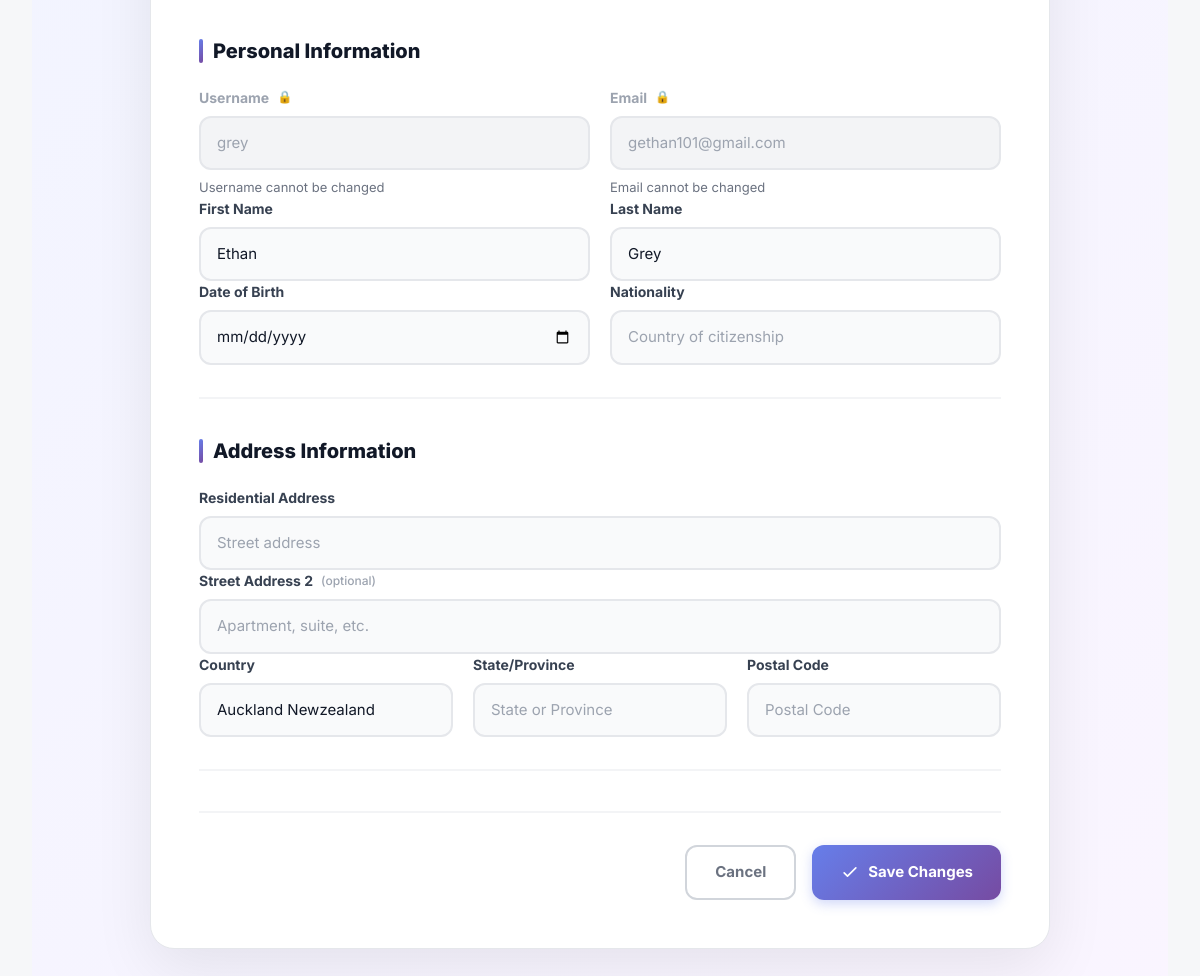
/users/profile/edit/ (signed in, lower part), run on an earlier commit of the app's database.
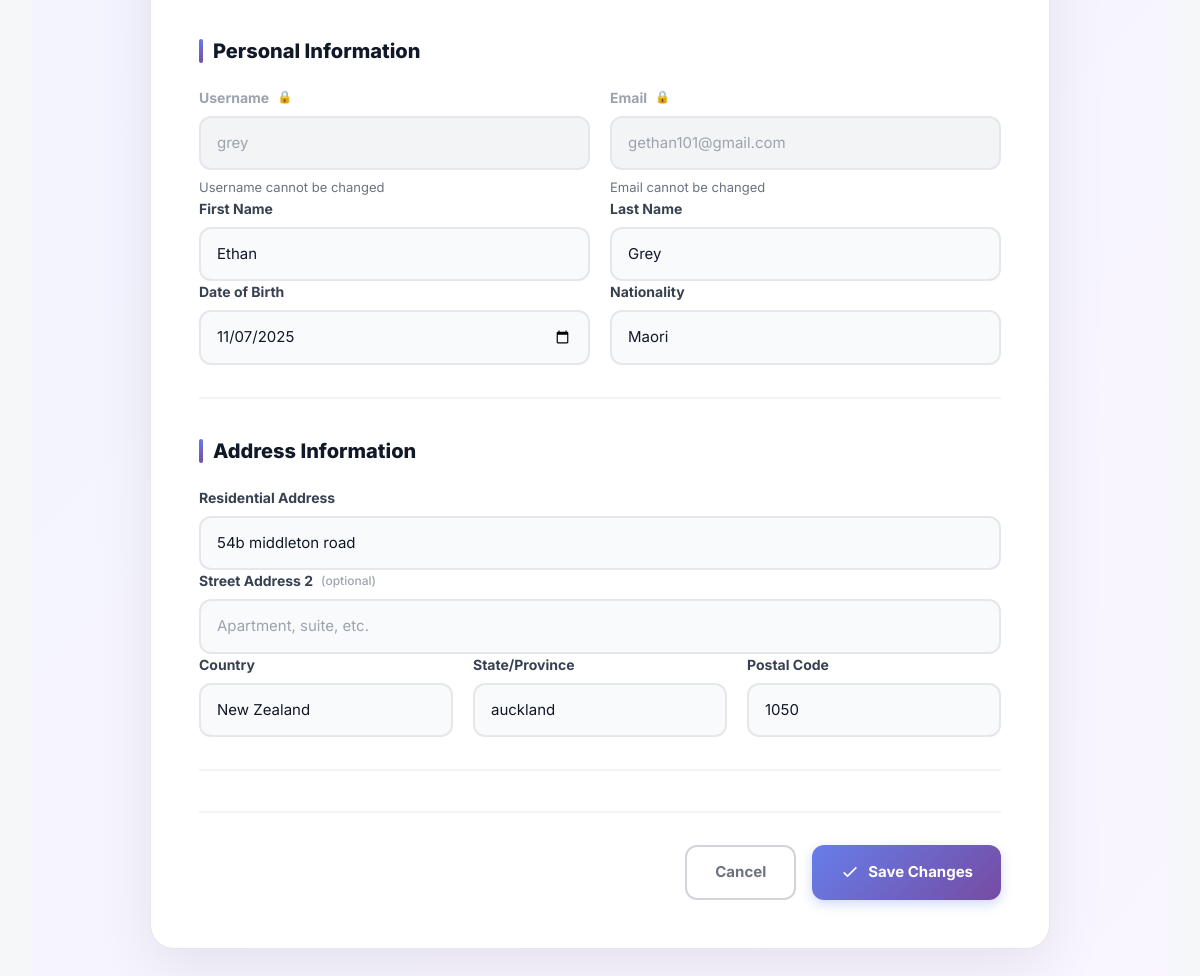
And on a later commit of the database.
### users/models.py (models this page shows, shortened)
class IdentitySubmission(models.Model):
    profile = models.ForeignKey(Profile, on_delete=models.CASCADE, related_name='identity_submissions')
    first_name = models.CharField(max_length=150, blank=True)
    last_name = models.CharField(max_length=150, blank=True)
    dob = models.DateField(blank=True, null=True)
    nationality = models.CharField(max_length=120, blank=True)
    address1 = models.CharField(max_length=255, blank=True)
    address2 = models.CharField(max_length=255, blank=True)
    state = models.CharField(max_length=120, blank=True)
    postal = models.CharField(max_length=40, blank=True)
    country = models.CharField(max_length=120, blank=True)
    created_at = models.DateTimeField(auto_now_add=True)

### users/views.py (the view, shortened to what this page needs)
# urls.py: path('profile/edit/', views.profile_edit, name='profile_edit'),
@login_required
def profile_edit(request):
    profile = get_object_or_404(Profile, user=request.user)
    latest_submission = profile.identity_submissions.order_by('-created_at').first()
    context = {
        'profile': profile,
        'latest_submission': latest_submission,
    }
    return render(request, 'users/profile/profile_edit.html', context)

### skills/templatetags/skills_tags.py (called while the page is built)
@register.simple_tag(takes_context=True)
def pending_trade_offers_count(context):
    request = context.get('request')
    if not request or not request.user.is_authenticated:
        return 0
    return ClassTradeOffer.objects.filter(
        receiver=request.user,
        status=ClassTradeOffer.PENDING
    ).count()

### users/templates/users/profile/profile_edit.html (shortened to what the changed rows need)
{% extends 'base.html' %}
{% block content %}
<div class="edit-profile-page">
    <div class="edit-profile-container">
        <div class="form-wrapper">
            <form method="post" enctype="multipart/form-data" class="profile-form">
                <div class="form-section">
                    <h2 class="section-title">Personal Information</h2>
                    <div class="form-row">
                        <div class="form-group">
                            <label for="id_dob">Date of Birth</label>
                            <input type="date" name="dob" id="id_dob" value="{% if latest_submission.dob %}{{ latest_submission.dob|date:'Y-m-d' }}{% endif %}" class="form-control">
                        </div>
                        <div class="form-group">
                            <label for="id_nationality">Nationality</label>
                            <input type="text" name="nationality" id="id_nationality" value="{% if latest_submission %}{{ latest_submission.nationality }}{% endif %}" class="form-control" placeholder="Country of citizenship">
                        </div>
                    </div>
                </div>
                <div class="form-section">
                    <h2 class="section-title">Address Information</h2>
                    <div class="form-group">
                        <label for="id_address1">Residential Address</label>
                        <input type="text" name="address1" id="id_address1" value="{% if latest_submission %}{{ latest_submission.address1 }}{% endif %}" class="form-control" placeholder="Street address">
                    </div>
                    <div class="form-row form-row-three">
                        <div class="form-group">
                            <label for="id_country">Country</label>
                            <input type="text" name="country" id="id_country" value="{% if latest_submission %}{{ latest_submission.country }}{% else %}{{ profile.location }}{% endif %}" class="form-control" placeholder="Country">
                        </div>
                        <div class="form-group">
                            <label for="id_state">State/Province</label>
                            <input type="text" name="state" id="id_state" value="{% if latest_submission %}{{ latest_submission.state }}{% endif %}" class="form-control" placeholder="State or Province">
                        </div>
                        <div class="form-group">
                            <label for="id_postal">Postal Code</label>
                            <input type="text" name="postal" id="id_postal" value="{% if latest_submission %}{{ latest_submission.postal }}{% endif %}" class="form-control" placeholder="Postal Code">
                        </div>
                    </div>
                </div>
            </form>
        </div>
    </div>
</div>
{% endblock %}

What changed in the data, as far as the page shows it:
no longer on this page (row unchanged): IdentitySubmission: country "Auckland Newzealand"
added IdentitySubmission: dob "11/07/2025", nationality "Maori", address1 "54b middleton road", country "New Zealand", state "auckland", postal "1050"
